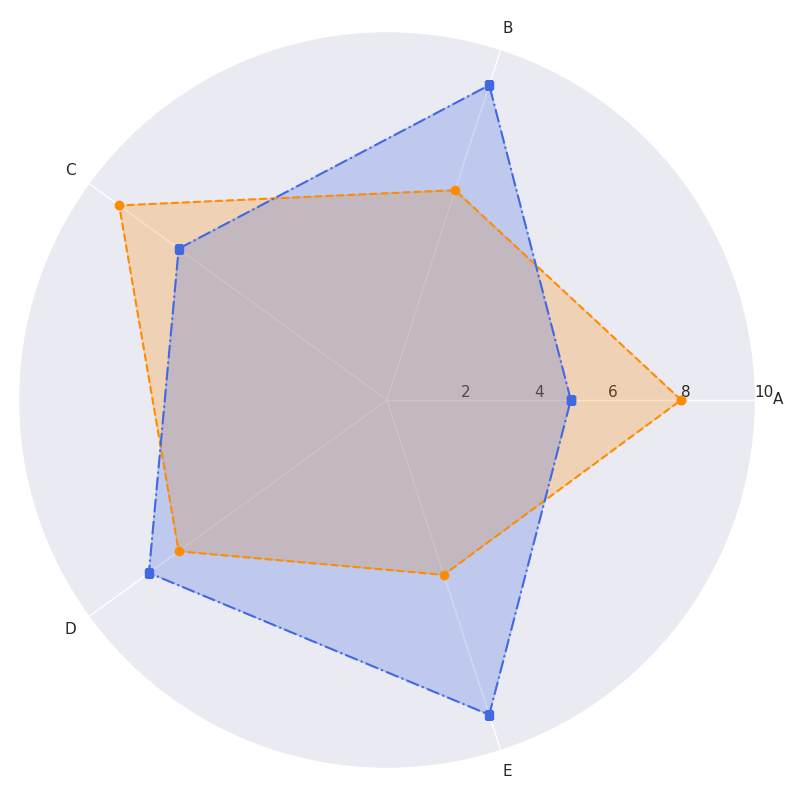

The Python source for this figure:
import matplotlib.pyplot as plt
import numpy as np

dragon_stats = [8, 6, 9, 7, 5]
unicorn_stats = [5, 9, 7, 8, 9]

angles = np.linspace(0, 2 * np.pi, len(dragon_stats), endpoint=False).tolist()
angles += angles[:1]

def plot_creature(ax, stats, color, line_style, marker):
    stats += stats[:1]
    ax.plot(angles, stats, color=color, linestyle=line_style, marker=marker)
    ax.fill(angles, stats, color=color, alpha=0.25)

fig, ax = plt.subplots(figsize=(8, 8), subplot_kw=dict(polar=True))

# Changed colors for the plots
plot_creature(ax, dragon_stats, 'darkorange', '--', 'o')
plot_creature(ax, unicorn_stats, 'royalblue', '-.', 's')

plt.xticks(ticks=angles[:-1], labels=['A', 'B', 'C', 'D', 'E'])
ax.set_rlabel_position(0)
ax.spines['polar'].set_visible(False)
ax.xaxis.grid(True)
ax.yaxis.grid(False)
plt.ylim(0, 10)

plt.tight_layout()
plt.show()
